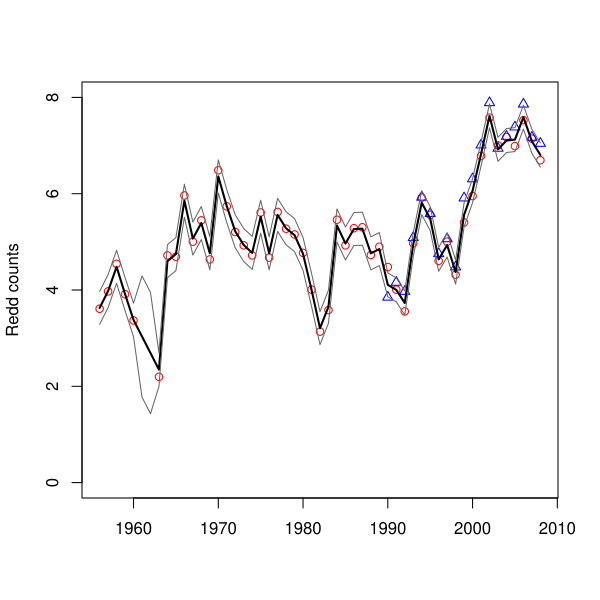

Write the R code that produced this figure.
###################################################
### code chunk number 9: Cs006_fig2
###################################################
# Code for plotting the fit from the best model
plot(okanaganRedds[, 1], logRedds[1, ], xlab = "", ylab = "Redd counts", 
     main = "", col = "red", ylim = c(0, 8)
)
points(okanaganRedds[, 1], logRedds[2, ], col = "blue", pch = 2)
lines(okanaganRedds[, 1], c(kem1$states), lty = 1, lwd = 2)
lines(okanaganRedds[, 1], c(kem1$states + 2 * kem1$states.se), lty = 1, lwd = 1, col = "grey40")
lines(okanaganRedds[, 1], c(kem1$states - 2 * kem1$states.se), lty = 1, lwd = 1, col = "grey40")
